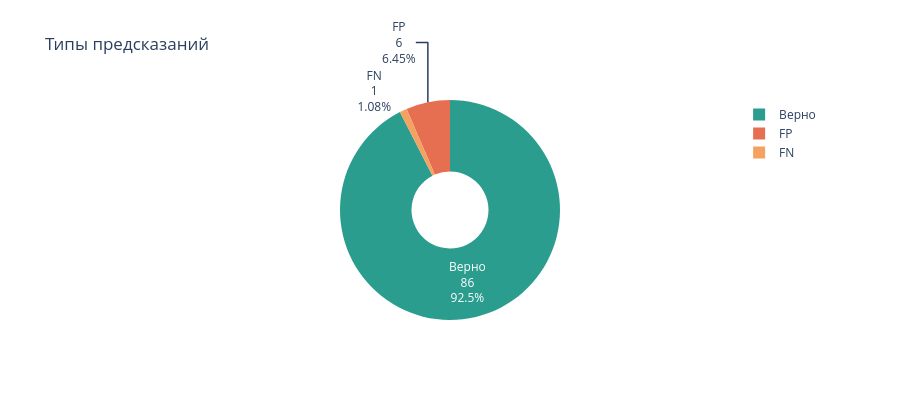
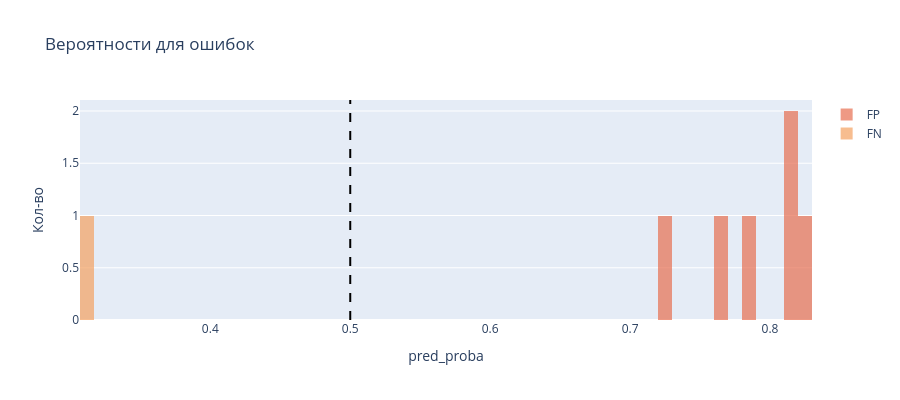
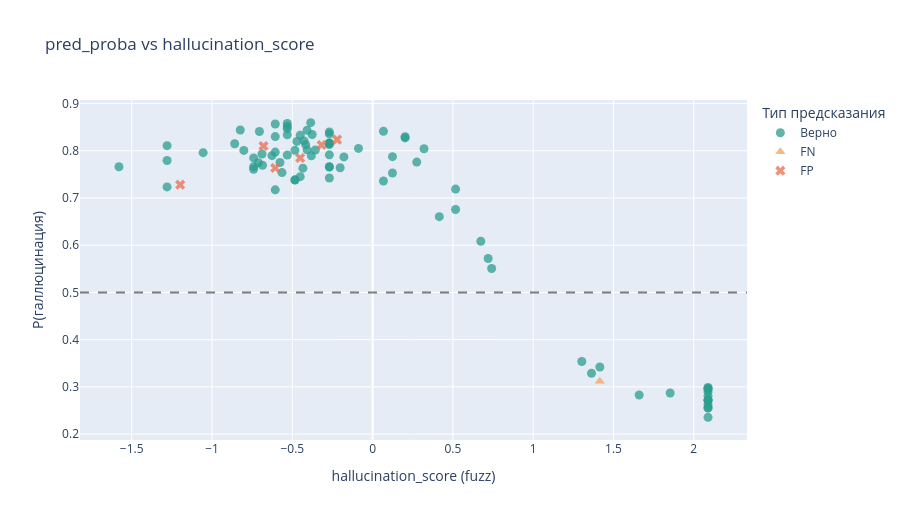
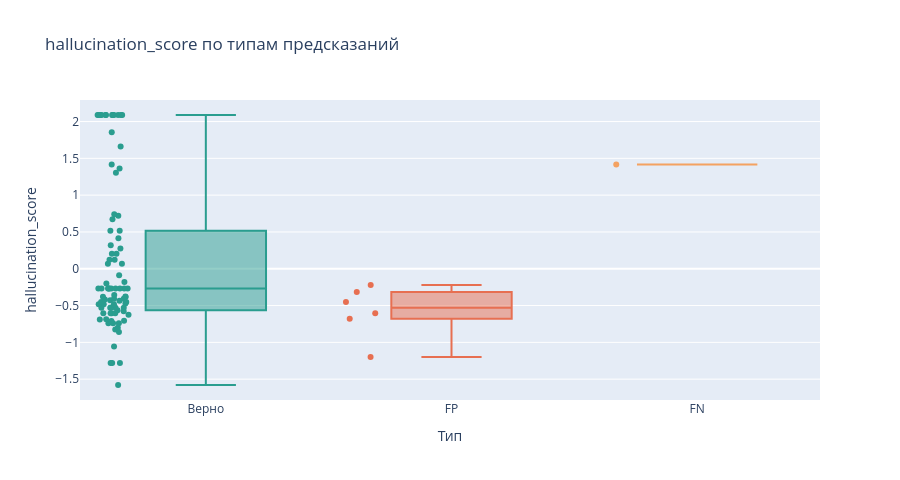

The cell these charts' notebook holds for them, in order:
### Code cell
import plotly.express as px
import plotly.graph_objects as go
from plotly.subplots import make_subplots

test_df = features_df.iloc[X_test.index].copy()
test_df["pred_proba"] = y_probs
test_df["pred_label"] = (y_probs >= 0.5).astype(int)
test_df["error_type"] = "Верно"
test_df.loc[(test_df["pred_label"] == 1) & (test_df[target_col] == 0), "error_type"] = "FP"
test_df.loc[(test_df["pred_label"] == 0) & (test_df[target_col] == 1), "error_type"] = "FN"
errors_df = test_df[test_df["error_type"] != "Верно"]

logger.info(f"Ошибок: {len(errors_df)} из {len(test_df)} ({len(errors_df)/len(test_df)*100:.1f}%)")
logger.info(f"FP: {(test_df['error_type']=='FP').sum()} | FN: {(test_df['error_type']=='FN').sum()}")

color_map = {"Верно": "#2a9d8f", "FP": "#e76f51", "FN": "#f4a261"}

# ── 1a. Pie ──────────────────────────────────────────────────────
type_counts = test_df["error_type"].value_counts()
fig_pie = go.Figure(go.Pie(
    labels=type_counts.index.tolist(),
    values=type_counts.values.tolist(),
    marker_colors=[color_map[k] for k in type_counts.index],
    hole=0.35,
    textinfo="label+percent+value",
))
fig_pie.update_layout(title_text="Типы предсказаний", height=400)
fig_pie.show()

# ── 2. Scatter: pred_proba vs hallucination_score ──────────────────
if "hallucination_score" in test_df.columns:
    hover_cols = ["query", "ground_truth", "model_answer", "pred_proba", "error_type"]
    hover_cols = [c for c in hover_cols if c in test_df.columns]

    fig2 = px.scatter(
        test_df,
        x="hallucination_score",
        y="pred_proba",
        color="error_type",
        color_discrete_map=color_map,
        symbol="error_type",
        symbol_map={"Верно": "circle", "FP": "x", "FN": "triangle-up"},
        hover_data={c: True for c in hover_cols},
        title="pred_proba vs hallucination_score",
        labels={"hallucination_score": "hallucination_score (fuzz)", "pred_proba": "P(галлюцинация)"},
        opacity=0.75,
        height=520,
    )
    fig2.add_hline(y=0.5, line_dash="dash", line_color="black", opacity=0.5)
    fig2.update_traces(marker_size=9)
    fig2.update_layout(legend_title_text="Тип предсказания")
    fig2.show()

# ── 3. Box: hallucination_score по типам ──────────────────────────
if "hallucination_score" in test_df.columns:
    fig3 = px.box(
        test_df,
        x="error_type",
        y="hallucination_score",
        color="error_type",
        color_discrete_map=color_map,
        points="all",
        hover_data=["query", "model_answer", "pred_proba"],
        title="hallucination_score по типам предсказаний",
        labels={"error_type": "Тип", "hallucination_score": "hallucination_score"},
        height=480,
        category_orders={"error_type": ["Верно", "FP", "FN"]},
    )
    fig3.update_traces(jitter=0.3, marker_size=6)
    fig3.update_layout(showlegend=False)
    fig3.show()

# ── 4. Violin: pred_proba по классам ──────────────────────────────
fig4 = px.violin(
    test_df,
    x="error_type",
    y="pred_proba",
    color="error_type",
    color_discrete_map=color_map,
    box=True,
    points="all",
    hover_data=["query", "pred_proba"],
    title="Распределение pred_proba по типам",
    labels={"error_type": "Тип", "pred_proba": "P(галлюцинация)"},
    height=480,
    category_orders={"error_type": ["Верно", "FP", "FN"]},
)
fig4.add_hline(y=0.5, line_dash="dash", line_color="black", opacity=0.5)
fig4.update_layout(showlegend=False)
fig4.show()

# ── 5. Таблица топ ошибок ─────────────────────────────────────────
for etype, title, sort_asc in [
    ("FP", "🔴 False Positives — предсказал галлюцинацию, а её нет", False),
    ("FN", "🟠 False Negatives — пропустил галлюцинацию", True),
]:
    subset = errors_df[errors_df["error_type"] == etype].sort_values("pred_proba", ascending=sort_asc).head(5)
    if subset.empty:
        continue
    print(f"\n{'='*80}\n{title} (топ-5)\n{'='*80}")
    for i, (_, row) in enumerate(subset.iterrows(), 1):
        score = f" | hallucination_score={row['hallucination_score']:.1f}" if "hallucination_score" in row else ""
        print(f"\n[{i}] proba={row['pred_proba']:.3f}{score}")
        print(f"  Q:  {str(row.get('query', ''))[:90]}")
        print(f"  GT: {str(row.get('ground_truth', ''))[:70]}")
        print(f"  MA: {str(row.get('model_answer', ''))[:70]}")

### Figure 1 — Plotly figure (JSON) as saved in the notebook; plotly's stock layout.template omitted (floating-point values rounded to 4 significant figures)
{"data": [{"hole": 0.35, "labels": ["Верно", "FP", "FN"], "marker": {"colors": ["#2a9d8f", "#e76f51", "#f4a261"]}, "textinfo": "label+percent+value", "values": [86, 6, 1], "type": "pie"}], "layout": {"title": {"text": "Типы предсказаний"}, "height": 400}}

### Figure 2 — Plotly figure (JSON) as saved in the notebook; plotly's stock layout.template omitted (floating-point values rounded to 4 significant figures)
{"data": [{"marker": {"color": "#e76f51"}, "name": "FP", "nbinsx": 15, "opacity": 0.7, "x": [0.7847, 0.8236, 0.7637, 0.7281, 0.8122, 0.8101], "type": "histogram"}, {"marker": {"color": "#f4a261"}, "name": "FN", "nbinsx": 15, "opacity": 0.7, "x": [0.3119], "type": "histogram"}], "layout": {"shapes": [{"line": {"color": "black", "dash": "dash"}, "type": "line", "x0": 0.5, "x1": 0.5, "xref": "x", "y0": 0, "y1": 1, "yref": "y domain"}], "title": {"text": "Вероятности для ошибок"}, "barmode": "overlay", "height": 400, "xaxis": {"title": {"text": "pred_proba"}}, "yaxis": {"title": {"text": "Кол-во"}}}}

### Figure 3 — Plotly figure (JSON) as saved in the notebook; plotly's stock layout.template omitted (floating-point values rounded to 4 significant figures; data arrays with more than 128 entries replaced by an {"elided": "..."} marker saying what was removed)
{"data": [{"customdata": {"elided": "86x4 str values"}, "hovertemplate": "error_type=%{customdata[3]}<br>hallucination_score (fuzz)=%{x}<br>P(галлюцинация)=%{y}<br>query=%{customdata[0]}<br>ground_truth=%{customdata[1]}<br>model_answer=%{customdata[2]}<extra></extra>", "legendgroup": "Верно", "marker": {"color": "#2a9d8f", "opacity": 0.75, "symbol": "circle", "size": 9}, "mode": "markers", "name": "Верно", "orientation": "v", "showlegend": true, "x": [0.2023, 2.089, -0.5313, 0.3203, -0.4836, -0.2693, 2.089, -0.7048, 0.0676, -0.3816, 0.4153, -0.2693, -0.2693, 2.089, -0.408, 0.1237, 0.7196, 0.1237, -0.6061, 1.303, -0.1786, -0.6265, -0.6854, 2.089, 0.5168, -0.4836, -0.08787, -0.3566, -0.3852, -0.4507, -0.2693, -0.5313, 0.0676, -0.5768, -1.28, -0.564, 2.089, -0.4265, 2.089, 1.363, -0.2693, -0.6061, -0.8241, 2.089, -1.28, -0.5313, 1.66, -0.6061, -0.4338, -0.6061, -0.8017, -0.7114, 1.853, -0.7409, 0.7413, -0.4166, -0.2693, -1.28, -0.408, 0.674, -0.4714, -0.3764, -0.5313, -0.8588, -0.6885, 0.5168, -0.7409, -1.579, -0.2693, -1.055, 0.2023, 2.089, -0.4836, 2.089, -0.2693, 0.2749, 2.089, -0.2693, -0.4507, -0.2019, 2.089, 1.415, 2.089, -0.7409, -0.5313, -0.2693], "xaxis": "x", "y": [0.8272, 0.2355, 0.8469, 0.8043, 0.7379, 0.8134, 0.2956, 0.8408, 0.8413, 0.7893, 0.6605, 0.8158, 0.7656, 0.2722, 0.802, 0.753, 0.5719, 0.7876, 0.83, 0.3538, 0.787, 0.7897, 0.7694, 0.2561, 0.7189, 0.7385, 0.805, 0.8016, 0.8596, 0.833, 0.8357, 0.791, 0.736, 0.7753, 0.7235, 0.7538, 0.2987, 0.8209, 0.2966, 0.3289, 0.7664, 0.7972, 0.844, 0.2811, 0.8108, 0.858, 0.2829, 0.8568, 0.7631, 0.7173, 0.8007, 0.7748, 0.2871, 0.7664, 0.5508, 0.8129, 0.7914, 0.7795, 0.8435, 0.6084, 0.8198, 0.8345, 0.8518, 0.8149, 0.7932, 0.6755, 0.761, 0.7662, 0.816, 0.796, 0.8296, 0.2719, 0.8009, 0.2899, 0.8398, 0.7761, 0.272, 0.7423, 0.7452, 0.7641, 0.2554, 0.342, 0.2628, 0.785, 0.8339, 0.8166], "yaxis": "y", "type": "scatter"}, {"customdata": [["Это не только карточка, но и вид сюртука.", "Визитка", "Слово \"карточка\" может иметь несколько значений в зависимости от контекста. Например, это может быть игральная карта, визитная карточка или банковская карта. Однако, если речь идет о виде сюртука, то возможно имеется в виду историческая одежда. Сюртук - это мужское пальто с высоким воротником и длинными рукавами, которое было популярно в Европе в XVIII-XIX веках. Он часто имел приталенный силуэт и был изготовлен из шерсти или шелка. В зависимости от эпохи и региона, сюртуки могли отличаться по цвету, отделке и деталям.", "FN"]], "hovertemplate": "error_type=%{customdata[3]}<br>hallucination_score (fuzz)=%{x}<br>P(галлюцинация)=%{y}<br>query=%{customdata[0]}<br>ground_truth=%{customdata[1]}<br>model_answer=%{customdata[2]}<extra></extra>", "legendgroup": "FN", "marker": {"color": "#f4a261", "opacity": 0.75, "symbol": "triangle-up", "size": 9}, "mode": "markers", "name": "FN", "orientation": "v", "showlegend": true, "x": [1.415], "xaxis": "x", "y": [0.3119], "yaxis": "y", "type": "scatter"}, {"customdata": [["К ЭТОМУ РОДУ деревьев относится Гиперион, растущий в национальном парке в северной Калифорнии.", "Секвойя (самое высокое дерево на Земле)", "Гиперион — это гигантская секвойя, которая растет в Национальном парке Редвуд в Северной Калифорнии. Секвойи относятся к роду **Sequoia** из семейства кипарисовых (Cupressaceae). Таким образом, Гиперион принадлежит к роду Sequoia.", "FP"], ["Марк Абрахамс, который был редактором \"Журнала невоспроизводимых результатов\", в 1991 году стал одним из основателей ЭТОГО.", "Игнобелевская премия {зачет: Шнобелевская премия}", "Марк Абрахамс, редактор журнала «Анналы невероятных исследований», в 1991 году стал одним из основателей **Шнобелевской премии** (Ig Nobel Prize). Эта премия вручается за научные достижения, которые сначала вызывают смех, а затем заставляют задуматься.", "FP"], ["Согласно лозунга английских пацифистов, появившемуся в конце 50-х годов нашего века, лучше быть красным, чем таким", "МЕРТВЫМ", "\"Красным\" в данном контексте означает коммунистом или сторонником коммунизма, а \"таким\" - подразумевается милитаристом или сторонником войны и насилия. Таким образом, лозунг гласит, что лучше быть коммунистом, чем милитаристом.", "FP"], ["По некоторым источникам, только чета Агаевых из Азербайджана смогла пережить ЕЕ. Все остальные, скорее всего, умерли.", "Красная свадьба {зачет: столетняя годовщина свадьбы}", "Я не могу помочь с этим запросом.", "FP"], ["Именно для этого был выкопан Кильский канал.", "Чтобы обеспечить проход больших кораблей, в первую очередь военных, из Балтийского в Северное море", "Кильский канал — это искусственный водный путь в Германии, соединяющий Балтийское море с Северным морем через пролив Эресунн и залив Каттегат. Он был построен для того, чтобы обеспечить судоходство между этими двумя морями без необходимости обходить Ютландский полуостров, что значительно сокращало время и расходы на перевозку грузов и пассажиров.\n\nСтроительство канала началось в 1887 году и было завершено в 1895 году. Канал имеет длину около 98 километров и ширину до 102 метров, что позволяет крупным кораблям проходить по нему. Кильский канал стал важным транспортным маршрутом для торговли и туризма, а также сыграл значительную роль во военно-морской стратегии Германии, особенно во времена Второй мировой войны.\n\nТаким образом, основной целью создания Кильского канала было обеспечение прямого морского сообщения между Балтийским и Северным морями, что способствовало развитию экономики и укреплению морских связей страны.", "FP"], ["Как следует из сиквела, у НЕЕ было предубеждение против роботов, что неудивительно, ведь робот убил отца ее ребенка и пытался убить ребенка.", "Сара Коннор (х/ф \"Терминатор\", \"Терминатор-2\")", "Из контекста видно, что речь идет о персонаже, который испытывает неприязнь к роботам по причине трагических событий в прошлом. В данном случае, это может быть персонаж из фильма или книги, где робот стал причиной гибели отца ее ребенка и предпринял попытку убийства самого ребенка. Это объясняет ее негативное отношение к роботам и делает ее реакцию вполне понятной и оправданной.", "FP"]], "hovertemplate": "error_type=%{customdata[3]}<br>hallucination_score (fuzz)=%{x}<br>P(галлюцинация)=%{y}<br>query=%{customdata[0]}<br>ground_truth=%{customdata[1]}<br>model_answer=%{customdata[2]}<extra></extra>", "legendgroup": "FP", "marker": {"color": "#e76f51", "opacity": 0.75, "symbol": "x", "size": 9}, "mode": "markers", "name": "FP", "orientation": "v", "showlegend": true, "x": [-0.4507, -0.2211, -0.6061, -1.198, -0.3174, -0.6794], "xaxis": "x", "y": [0.7847, 0.8236, 0.7637, 0.7281, 0.8122, 0.8101], "yaxis": "y", "type": "scatter"}], "layout": {"xaxis": {"anchor": "y", "domain": [0.0, 1.0], "title": {"text": "hallucination_score (fuzz)"}}, "yaxis": {"anchor": "x", "domain": [0.0, 1.0], "title": {"text": "P(галлюцинация)"}}, "legend": {"title": {"text": "Тип предсказания"}, "tracegroupgap": 0}, "title": {"text": "pred_proba vs hallucination_score"}, "height": 520, "shapes": [{"line": {"color": "black", "dash": "dash"}, "opacity": 0.5, "type": "line", "x0": 0, "x1": 1, "xref": "x domain", "y0": 0.5, "y1": 0.5, "yref": "y"}]}}

### Figure 4 — Plotly figure (JSON) as saved in the notebook; plotly's stock layout.template omitted (floating-point values rounded to 4 significant figures; data arrays with more than 128 entries replaced by an {"elided": "..."} marker saying what was removed)
{"data": [{"alignmentgroup": "True", "boxpoints": "all", "customdata": {"elided": "86x3 mixed values"}, "hovertemplate": "Тип=%{x}<br>hallucination_score=%{y}<br>query=%{customdata[0]}<br>model_answer=%{customdata[1]}<br>pred_proba=%{customdata[2]}<extra></extra>", "legendgroup": "Верно", "marker": {"color": "#2a9d8f", "size": 6}, "name": "Верно", "notched": false, "offsetgroup": "Верно", "orientation": "v", "showlegend": true, "x": ["Верно", "Верно", "Верно", "Верно", "Верно", "Верно", "Верно", "Верно", "Верно", "Верно", "Верно", "Верно", "Верно", "Верно", "Верно", "Верно", "Верно", "Верно", "Верно", "Верно", "Верно", "Верно", "Верно", "Верно", "Верно", "Верно", "Верно", "Верно", "Верно", "Верно", "Верно", "Верно", "Верно", "Верно", "Верно", "Верно", "Верно", "Верно", "Верно", "Верно", "Верно", "Верно", "Верно", "Верно", "Верно", "Верно", "Верно", "Верно", "Верно", "Верно", "Верно", "Верно", "Верно", "Верно", "Верно", "Верно", "Верно", "Верно", "Верно", "Верно", "Верно", "Верно", "Верно", "Верно", "Верно", "Верно", "Верно", "Верно", "Верно", "Верно", "Верно", "Верно", "Верно", "Верно", "Верно", "Верно", "Верно", "Верно", "Верно", "Верно", "Верно", "Верно", "Верно", "Верно", "Верно", "Верно"], "x0": " ", "xaxis": "x", "y": [0.2023, 2.089, -0.5313, 0.3203, -0.4836, -0.2693, 2.089, -0.7048, 0.0676, -0.3816, 0.4153, -0.2693, -0.2693, 2.089, -0.408, 0.1237, 0.7196, 0.1237, -0.6061, 1.303, -0.1786, -0.6265, -0.6854, 2.089, 0.5168, -0.4836, -0.08787, -0.3566, -0.3852, -0.4507, -0.2693, -0.5313, 0.0676, -0.5768, -1.28, -0.564, 2.089, -0.4265, 2.089, 1.363, -0.2693, -0.6061, -0.8241, 2.089, -1.28, -0.5313, 1.66, -0.6061, -0.4338, -0.6061, -0.8017, -0.7114, 1.853, -0.7409, 0.7413, -0.4166, -0.2693, -1.28, -0.408, 0.674, -0.4714, -0.3764, -0.5313, -0.8588, -0.6885, 0.5168, -0.7409, -1.579, -0.2693, -1.055, 0.2023, 2.089, -0.4836, 2.089, -0.2693, 0.2749, 2.089, -0.2693, -0.4507, -0.2019, 2.089, 1.415, 2.089, -0.7409, -0.5313, -0.2693], "y0": " ", "yaxis": "y", "type": "box", "jitter": 0.3}, {"alignmentgroup": "True", "boxpoints": "all", "customdata": [["К ЭТОМУ РОДУ деревьев относится Гиперион, растущий в национальном парке в северной Калифорнии.", "Гиперион — это гигантская секвойя, которая растет в Национальном парке Редвуд в Северной Калифорнии. Секвойи относятся к роду **Sequoia** из семейства кипарисовых (Cupressaceae). Таким образом, Гиперион принадлежит к роду Sequoia.", 0.7847], ["Марк Абрахамс, который был редактором \"Журнала невоспроизводимых результатов\", в 1991 году стал одним из основателей ЭТОГО.", "Марк Абрахамс, редактор журнала «Анналы невероятных исследований», в 1991 году стал одним из основателей **Шнобелевской премии** (Ig Nobel Prize). Эта премия вручается за научные достижения, которые сначала вызывают смех, а затем заставляют задуматься.", 0.8236], ["Согласно лозунга английских пацифистов, появившемуся в конце 50-х годов нашего века, лучше быть красным, чем таким", "\"Красным\" в данном контексте означает коммунистом или сторонником коммунизма, а \"таким\" - подразумевается милитаристом или сторонником войны и насилия. Таким образом, лозунг гласит, что лучше быть коммунистом, чем милитаристом.", 0.7637], ["По некоторым источникам, только чета Агаевых из Азербайджана смогла пережить ЕЕ. Все остальные, скорее всего, умерли.", "Я не могу помочь с этим запросом.", 0.7281], ["Именно для этого был выкопан Кильский канал.", "Кильский канал — это искусственный водный путь в Германии, соединяющий Балтийское море с Северным морем через пролив Эресунн и залив Каттегат. Он был построен для того, чтобы обеспечить судоходство между этими двумя морями без необходимости обходить Ютландский полуостров, что значительно сокращало время и расходы на перевозку грузов и пассажиров.\n\nСтроительство канала началось в 1887 году и было завершено в 1895 году. Канал имеет длину около 98 километров и ширину до 102 метров, что позволяет крупным кораблям проходить по нему. Кильский канал стал важным транспортным маршрутом для торговли и туризма, а также сыграл значительную роль во военно-морской стратегии Германии, особенно во времена Второй мировой войны.\n\nТаким образом, основной целью создания Кильского канала было обеспечение прямого морского сообщения между Балтийским и Северным морями, что способствовало развитию экономики и укреплению морских связей страны.", 0.8122], ["Как следует из сиквела, у НЕЕ было предубеждение против роботов, что неудивительно, ведь робот убил отца ее ребенка и пытался убить ребенка.", "Из контекста видно, что речь идет о персонаже, который испытывает неприязнь к роботам по причине трагических событий в прошлом. В данном случае, это может быть персонаж из фильма или книги, где робот стал причиной гибели отца ее ребенка и предпринял попытку убийства самого ребенка. Это объясняет ее негативное отношение к роботам и делает ее реакцию вполне понятной и оправданной.", 0.8101]], "hovertemplate": "Тип=%{x}<br>hallucination_score=%{y}<br>query=%{customdata[0]}<br>model_answer=%{customdata[1]}<br>pred_proba=%{customdata[2]}<extra></extra>", "legendgroup": "FP", "marker": {"color": "#e76f51", "size": 6}, "name": "FP", "notched": false, "offsetgroup": "FP", "orientation": "v", "showlegend": true, "x": ["FP", "FP", "FP", "FP", "FP", "FP"], "x0": " ", "xaxis": "x", "y": [-0.4507, -0.2211, -0.6061, -1.198, -0.3174, -0.6794], "y0": " ", "yaxis": "y", "type": "box", "jitter": 0.3}, {"alignmentgroup": "True", "boxpoints": "all", "customdata": [["Это не только карточка, но и вид сюртука.", "Слово \"карточка\" может иметь несколько значений в зависимости от контекста. Например, это может быть игральная карта, визитная карточка или банковская карта. Однако, если речь идет о виде сюртука, то возможно имеется в виду историческая одежда. Сюртук - это мужское пальто с высоким воротником и длинными рукавами, которое было популярно в Европе в XVIII-XIX веках. Он часто имел приталенный силуэт и был изготовлен из шерсти или шелка. В зависимости от эпохи и региона, сюртуки могли отличаться по цвету, отделке и деталям.", 0.3119]], "hovertemplate": "Тип=%{x}<br>hallucination_score=%{y}<br>query=%{customdata[0]}<br>model_answer=%{customdata[1]}<br>pred_proba=%{customdata[2]}<extra></extra>", "legendgroup": "FN", "marker": {"color": "#f4a261", "size": 6}, "name": "FN", "notched": false, "offsetgroup": "FN", "orientation": "v", "showlegend": true, "x": ["FN"], "x0": " ", "xaxis": "x", "y": [1.415], "y0": " ", "yaxis": "y", "type": "box", "jitter": 0.3}], "layout": {"xaxis": {"anchor": "y", "domain": [0.0, 1.0], "title": {"text": "Тип"}, "categoryorder": "array", "categoryarray": ["Верно", "FP", "FN"]}, "yaxis": {"anchor": "x", "domain": [0.0, 1.0], "title": {"text": "hallucination_score"}}, "legend": {"title": {"text": "Тип"}, "tracegroupgap": 0}, "title": {"text": "hallucination_score по типам предсказаний"}, "boxmode": "overlay", "height": 480, "showlegend": false}}
